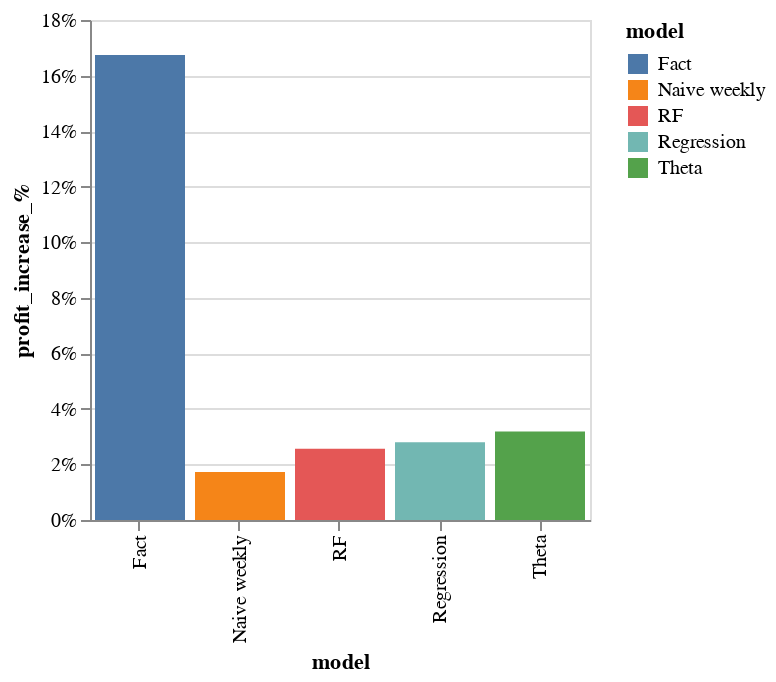

Notebook code for this chart:
### Code cell
alt.Chart(all_items_eval.reset_index()).mark_bar().encode(
    x=alt.X('model:N',scale=alt.Scale(zero=False)),
    y=alt.Y('profit_increase_%:Q',scale=alt.Scale(zero=True),axis=alt.Axis(format='%')),
    color=alt.Color('model:N')
).properties(width=250, height=250)#.interactive()

### Figure 1 — Vega-Lite specification as saved in the notebook (floating-point values rounded to 4 significant figures)
{"config": {"view": {"continuousWidth": 400, "continuousHeight": 300}}, "data": {"name": "data-9c64d39d821f625aad3b087d23190c40"}, "mark": "bar", "encoding": {"color": {"type": "nominal", "field": "model"}, "x": {"type": "nominal", "field": "model", "scale": {"zero": false}}, "y": {"type": "quantitative", "axis": {"format": "%"}, "field": "profit_increase_%", "scale": {"zero": true}}}, "height": 250, "width": 250, "$schema": "https://vega.github.io/schema/vega-lite/v4.8.1.json", "datasets": {"data-9c64d39d821f625aad3b087d23190c40": [{"model": "Fact", "value": 92760.0, "sell_price": 449.9, "daily_revenue": 137300.0, "disount": 0.2362, "sell_price_w_disount": 343.7, "value_increase": 215.4, "value_w_disount": 156400.0, "daily_revenue_w_disount": 172100.0, "daily_profit": 109800.0, "daily_profit_w_disount": 125800.0, "value_fact": 92760.0, "daily_profit_fact": 109800.0, "value_w_disount_fact": 158100.0, "daily_profit_w_disount_fact": 126500.0, "inventory_left": -1665.0, "final_profit_w_discount": 125300.0, "final_profit_base_price": 107400.0, "profit_increase_model": 47.24, "profit_increase_%": 0.1674}, {"model": "Naive weekly", "value": 93180.0, "sell_price": 449.9, "daily_revenue": 137900.0, "disount": 0.2339, "sell_price_w_disount": 344.7, "value_increase": 213.3, "value_w_disount": 156900.0, "daily_revenue_w_disount": 173400.0, "daily_profit": 110300.0, "daily_profit_w_disount": 127000.0, "value_fact": 92760.0, "daily_profit_fact": 109800.0, "value_w_disount_fact": 157200.0, "daily_profit_w_disount_fact": 127200.0, "inventory_left": -378.1, "final_profit_w_discount": 109200.0, "final_profit_base_price": 86630.0, "profit_increase_model": 114.3, "profit_increase_%": 0.01727}, {"model": "RF", "value": 93640.0, "sell_price": 449.9, "daily_revenue": 138600.0, "disount": 0.2382, "sell_price_w_disount": 342.8, "value_increase": 217.2, "value_w_disount": 160300.0, "daily_revenue_w_disount": 173400.0, "daily_profit": 110900.0, "daily_profit_w_disount": 126000.0, "value_fact": 92760.0, "daily_profit_fact": 109800.0, "value_w_disount_fact": 160100.0, "daily_profit_w_disount_fact": 125200.0, "inventory_left": 126.0, "final_profit_w_discount": 110100.0, "final_profit_base_price": 89560.0, "profit_increase_model": 52.19, "profit_increase_%": 0.02568}, {"model": "Regression", "value": 94370.0, "sell_price": 449.9, "daily_revenue": 139700.0, "disount": 0.2441, "sell_price_w_disount": 340.1, "value_increase": 222.6, "value_w_disount": 162000.0, "daily_revenue_w_disount": 173500.0, "daily_profit": 111700.0, "daily_profit_w_disount": 125600.0, "value_fact": 92760.0, "daily_profit_fact": 109800.0, "value_w_disount_fact": 161800.0, "daily_profit_w_disount_fact": 124200.0, "inventory_left": 139.4, "final_profit_w_discount": 110400.0, "final_profit_base_price": 90800.0, "profit_increase_model": 64.26, "profit_increase_%": 0.02795}, {"model": "Theta", "value": 93230.0, "sell_price": 449.9, "daily_revenue": 138000.0, "disount": 0.2434, "sell_price_w_disount": 340.4, "value_increase": 222.0, "value_w_disount": 159600.0, "daily_revenue_w_disount": 171600.0, "daily_profit": 110400.0, "daily_profit_w_disount": 124300.0, "value_fact": 92760.0, "daily_profit_fact": 109800.0, "value_w_disount_fact": 159700.0, "daily_profit_w_disount_fact": 123800.0, "inventory_left": -100.5, "final_profit_w_discount": 110800.0, "final_profit_base_price": 92470.0, "profit_increase_model": 65.93, "profit_increase_%": 0.03185}]}}
